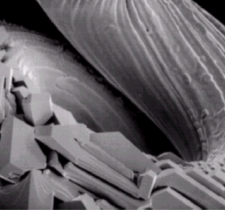
%> input picture Laplacian/laplace_o.png, 225 x 211 px
$ octave laplacian.m   (GNU Octave 9; MATLAB toolbox functions it lacks are replaced by stand-ins)
%> lines starting %> are read from the running program, lines starting %| are printed output that depends on the picture
a=imread('laplace_o.png');
%> a is the input picture: size 211x225x3 uint8; mean R, G, B 103.2, 100, 103.2
a=rgb2gray(a);
%> a: size 211x225 uint8
imshow(a);
a=double(a);
%> a: size 211x225 double
mask=[-1,-1,-1;-1,8,-1;-1,-1,-1];
[x, y]=size(a);
%> x = 211; y = 225
b=zeros(x,y);
for i=2:1:x-1
for j=2:1:y-1
for k=1:1:3
for l=1:1:3
b(i,j)=b(i,j)+mask(k,l)*a(i+k-2,j+l-2);
end
end
end
end
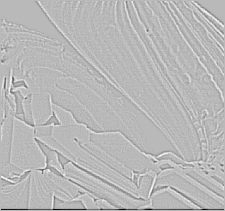
%> b: size 211x225 double; min -666, max 252, mean -2.2; drawn with min black and max white
b=uint8(b);
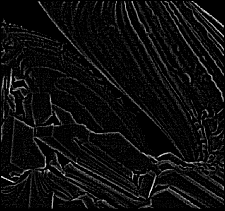
%> b: size 211x225 uint8; min 0, max 252, mean 14.3
figure;
imshow(b);
